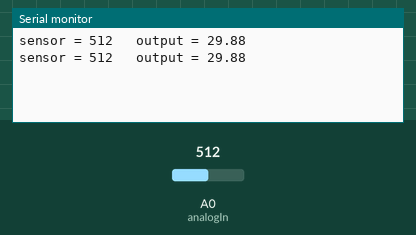
Simulated run of this sketch. Board: Arduino Uno, built with avr-gcc and run on an emulated ATmega328P. Shown: the last lines printed to the serial monitor. The inputs (shaded band) are chosen by the test bench; at power-on: A0 (analogIn) = 512.

Above: at 1.8 s.
1.9 s: A0 (analogIn) set to 716
At 2.4 s:
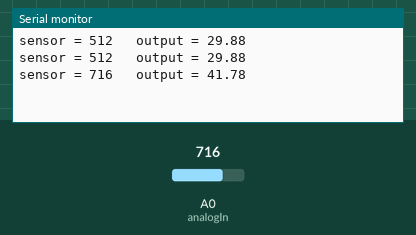
3.4 s: A0 (analogIn) set to 900
At 4.8 s:
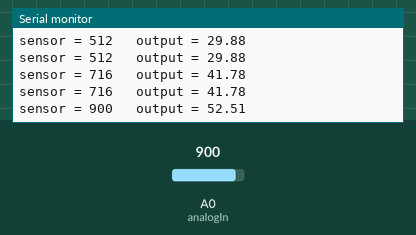
Timing chart, 0 to 6.4 s (numbered marks = the images above; inputs shaded):
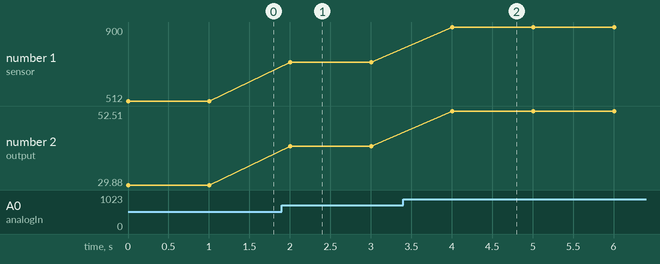

The sketch:

tempsensor.ino
```cpp
int outputpin= 0;
float celsius=0.0;
int rawvoltage=0;
const int analogIn = A0;

void setup()
{
 Serial.begin(9600);

}
void loop()
{

int rawvoltage= analogRead(analogIn);
float millivolts= (rawvoltage/1024.0) * 5000;
float celsius= rawvoltage*0.0583497053;
  Serial.print("sensor = " );
  Serial.print(rawvoltage);
  Serial.print("\t output = ");
  Serial.println(celsius);


delay(1000);
}
```

Measured:
- after the input at 1.9 s, the serial monitor: prints a new line after 0.10 s (image 1)
- after the input at 3.4 s, the serial monitor: prints a new line after 0.60 s (image 2)
- plotted number 1: 512 → 716 after the input at 1.9 s, 716 → 900 after the input at 3.4 s
- plotted number 2: 29.88 → 41.78 after the input at 1.9 s, 41.78 → 52.51 after the input at 3.4 s
